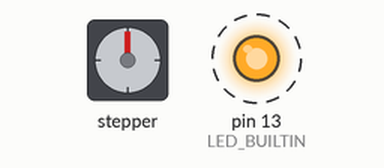
The sketch below on a simulated Arduino Uno, built with avr-gcc and run on an emulated ATmega328P. On the bench: stepper motor, output pins drawn as LEDs (lit = HIGH). Wiring (inferred from the names in the program): stepper motor driver (200 steps per turn assumed): step pin 2; direction pin 0. Dashed ring = blinking. Pins used as bus, display or sensor lines are not drawn.

Above: at 0.05 s.
At 10.0 s:
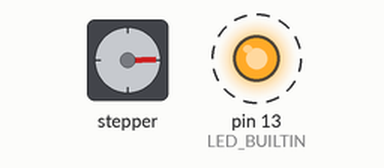
At 19.95 s:
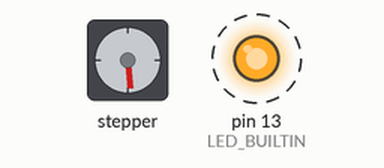
At 39.85 s:
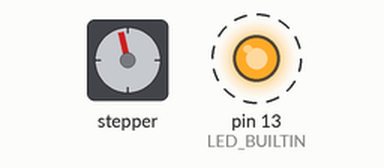
Timing chart, 0 to 40.0 s (numbered marks = the images above):
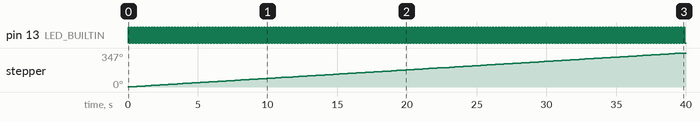

Measured:
- by itself, pin 13 (LED_BUILTIN): alternates HIGH for 0.10 s and LOW for 0.10 s
- by itself, stepper: keeps turning clockwise at about 9°/s

The sketch:

tracking_script.ino
```cpp
  /*
   *  Chip: Trinket M0
   *  Controls the stepper motor that turns the telescope platform while correcting for sinus error.
   *  Explanation of the variables:
   *  delta0:   correct timing for t = 0 sec (in ms)
   *  delta:    calculated time for t > 0 (in ms)
   *  w0:        rotational speed of the earth in rad/s
   *  For a history of used delta0 values see: "Log values.xlsx"
   *  Speed last changed 23 december 2021
   */

//These change depending on tracker design and motor
const int pinStep = 2;
const int pinDir = 0;
const float delta0 = 207.0;

//These variables stay the same even for different motors and trackers
const float w0 = 2.0*PI/ 86164.0;

float delta = delta0;
unsigned long time_last = 0;
bool toggle = false;

void setup() {
  pinMode(LED_BUILTIN, OUTPUT);
  pinMode(pinStep, OUTPUT);
  pinMode(pinDir,OUTPUT);

  digitalWrite(pinDir, HIGH);
}

void loop() {
  if(micros() - time_last > delta){
    //toggle output pin first
    toggle = !toggle;
    digitalWrite(LED_BUILTIN, toggle);
    digitalWrite(pinStep,toggle);
    time_last = micros();

    //Now we have ~50ms to calculate the new delta
    delta = delta0 /(cos(w0*(float)millis()/2000.0));
    //To micros from millis
    delta = delta*1000.0;
    //2 because we step only once per 2 deltas
    delta/=2.0;
    }
}
```
